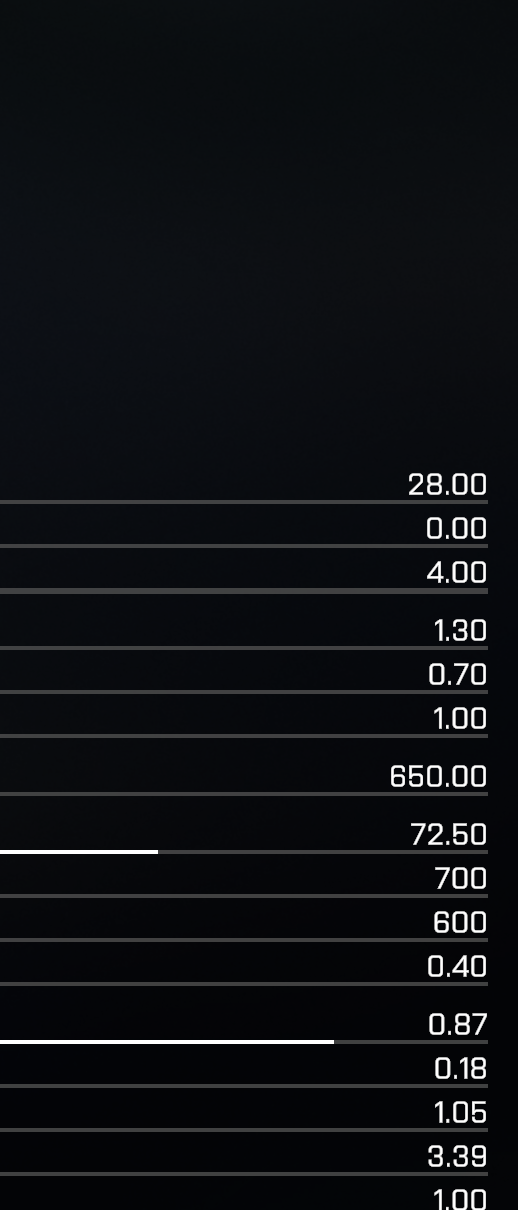
#> input picture tmp/weapon-ocr/ACR-num.png, 518 x 1210 px, given in place of G3-num.png, which was not available
$ python ocr_tmpl.py
#> lines starting #> are read from the running program, lines starting #| are printed output that depends on the picture; pictures that were not available may be replaced by others from this repository, and a replacement may not be noted
# -*- coding: utf-8 -*-
import cv2
import numpy as np
import os
import json

BASE = r"F:\voxel-frontline-battle\tmp\weapon-ocr"
OUT = r"F:\voxel-frontline-battle\tmp\weapon-ocr-ascii"
IDS = [
    "G3", "G36C", "GLOCK18", "GROZA", "HK419",
    "HONEYBADGER", "L86A1", "L96", "M110", "M200",
]
TH = 100
TW, THGT = 16, 24


def load_gray(wid):
    im = cv2.imread(os.path.join(BASE, wid + "-num.png"), cv2.IMREAD_COLOR)
    return cv2.cvtColor(im, cv2.COLOR_BGR2GRAY)


def bands_of(gray, th=80):
    h = gray.shape[0]
    row_has = gray.max(axis=1) > th
    bands = []
    inb = False
    s = 0
    for i, v in enumerate(row_has):
        if v and not inb:
            s = i
            inb = True
        elif not v and inb:
            bands.append((s, i))
            inb = False
    if inb:
        bands.append((s, h))
    return [(a, b) for a, b in bands if b - a >= 10]


def crop_row(gray, y0, y1, th=80):
    h, w = gray.shape
    crop = gray[max(0, y0):min(h, y1), :]
    xs = np.where(crop.max(axis=0) > th)[0]
    if len(xs) == 0:
        return crop
    return crop[:, max(0, int(xs[0]) - 2):min(w, int(xs[-1]) + 3)]


def split_x(crop, th=TH):
    col_has = crop.max(axis=0) > th
    glyphs = []
    inb = False
    s = 0
    for i, v in enumerate(col_has):
        if v and not inb:
            s = i
            inb = True
        elif not v and inb:
            glyphs.append((s, i))
            inb = False
    if inb:
        glyphs.append((s, crop.shape[1]))
    merged = []
    for g in glyphs:
        if merged and g[0] - merged[-1][1] <= 1:
            merged[-1] = (merged[-1][0], g[1])
        else:
            merged.append(g)
    return merged


def trim(g, th=TH):
    ys = np.where(g.max(axis=1) > th)[0]
    xs = np.where(g.max(axis=0) > th)[0]
    if len(ys) == 0 or len(xs) == 0:
        return g
    return g[ys[0]:ys[-1] + 1, xs[0]:xs[-1] + 1]


def maybe_split_wide(g, th=TH):
    """Split a merged two-digit blob on a column-sum valley."""
    g = trim(g, th)
    if g.shape[1] < 22:
        return [g]
    col = (g > th).sum(axis=0).astype(np.float64)
    # ignore margins
    m = 4
    if g.shape[1] <= 2 * m + 3:
        return [g]
    mid = col[m:-m]
    # prefer valley near center
    idx = int(np.argmin(mid)) + m
    if col[idx] <= max(2, col.max() * 0.25) and 6 <= idx <= g.shape[1] - 6:
        left = trim(g[:, :idx], th)
        right = trim(g[:, idx + 1 :], th)
        if left.size and right.size and left.shape[1] >= 4 and right.shape[1] >= 4:
            return [left, right]
    return [g]


def glyphs_in_row(gray, y0, y1):
    crop = crop_row(gray, y0 - 2, y1 + 2)
    boxes = split_x(crop)
    out = []
    for x0, x1 in boxes:
        g = trim(crop[:, x0:x1])
        if g.size == 0:
            continue
        if g.shape[0] <= 8 and g.shape[1] <= 8:
            out.append(g)
            continue
        out.extend(maybe_split_wide(g))
    return out


def norm_glyph(g):
    bw = (g > TH).astype(np.float32)
    return cv2.resize(bw, (TW, THGT), interpolation=cv2.INTER_AREA)


def get_glyph(gray, row_i, glyph_i):
    bs = bands_of(gray)
    y0, y1 = bs[row_i]
    gs = glyphs_in_row(gray, y0, y1)
    return gs[glyph_i]


def main():
    g3 = load_gray("G3")
#> in load_gray, im is the input picture: shape (1210, 518, 3); mean B, G, R 19.4, 16.2, 14.2
    gl = load_gray("GLOCK18")
#> call 2 of load_gray, with wid = 'GLOCK18'
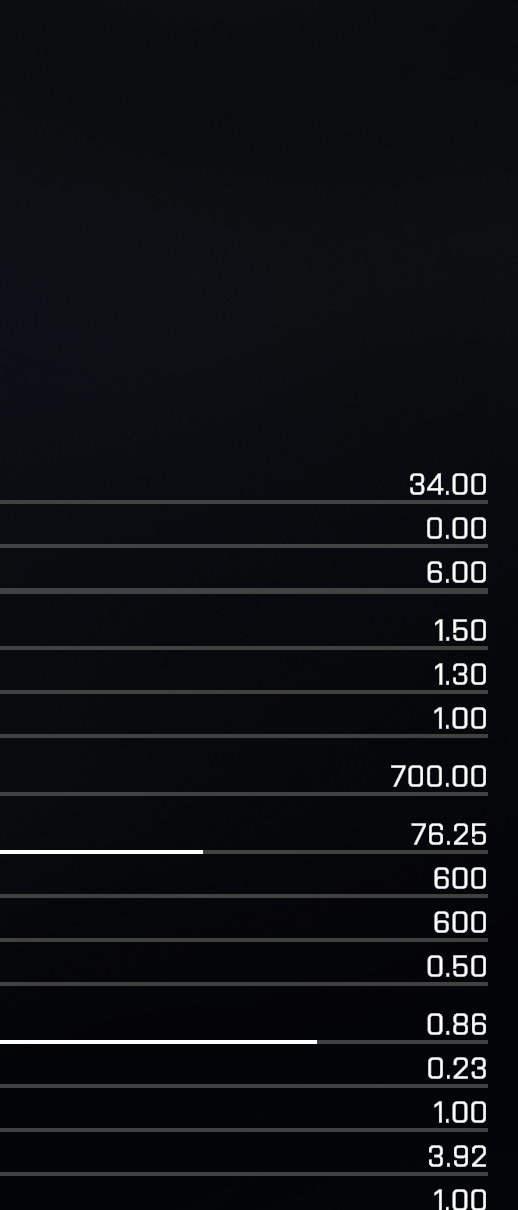
#> input picture tmp/weapon-ocr/AK5C-num.png, 518 x 1210 px, given in place of GLOCK18-num.png, which was not available
#> in load_gray, im is the input picture: shape (1210, 518, 3); mean B, G, R 19.5, 16.2, 14.3
    templates = {
        "0": norm_glyph(get_glyph(g3, 1, 0)),
        "1": norm_glyph(get_glyph(g3, 3, 0)),
        "2": norm_glyph(get_glyph(g3, 4, 2)),
        "3": norm_glyph(get_glyph(g3, 0, 0)),
        "4": norm_glyph(get_glyph(g3, 14, 0)),
        "5": norm_glyph(get_glyph(g3, 8, 0)),
        "6": norm_glyph(get_glyph(g3, 9, 0)),
        "7": norm_glyph(get_glyph(g3, 0, 1)),
        "8": norm_glyph(get_glyph(g3, 2, 0)),
        "9": norm_glyph(get_glyph(gl, 0, 1)),  # 19.00
    }
#> the loop in bands_of, `for i, v in enumerate(row_has):` made 1210 passes
#> inb on passes 474, 496, 518, 540, 562, 584, 620, 642, 664, 686, 708, 730: True, False, True, False, True, False, True, False, True, False, True, False
#> after the loop in bands_of, `for i, v in enumerate(row_has):`: bands = [(473, 495), (517, 539), (561, 583), (619, 641), (663, 685), (707, 729), (765, 787), (823, 845), (850, 854), (867, 889), (911, 933), (955, 977), (1013, 1035), (1040, 1044), (1057, 1079), (1101, 1123), (1145, 1167)]; inb = True; s = 1189
#> in get_glyph, `bs = bands_of(gray)`: bs = [(473, 495), (517, 539), (561, 583), (619, 641), (663, 685), (707, 729), (765, 787), (823, 845), (867, 889), (911, 933), (955, 977), (1013, 1035), (1057, 1079), (1101, 1123), (1145, 1167), (1189, 1210)]
#> in get_glyph, `y0, y1 = bs[row_i]`: y0 = 517; y1 = 539
#> in crop_row, `xs = np.where(crop.max(axis=0) > th)[0]`: xs = 49 values from 427 to 485
#> the loop in split_x, `for i, v in enumerate(col_has):` made 63 passes
#> after the loop in split_x, `for i, v in enumerate(col_has):`: glyphs = [(2, 17), (21, 24), (27, 43), (46, 61)]; inb = False; s = 46
#> the loop in split_x, `for g in glyphs:` made 4 passes
#> after the loop in split_x, `for g in glyphs:`: merged = [(2, 17), (21, 24), (27, 43), (46, 61)]
#> the loop in glyphs_in_row, `for x0, x1 in boxes:` made 4 passes
#> (x0, x1) on passes 1, 3, 4: (2, 17), (27, 43), (46, 61)
#> (x0, x1) on pass 2: (21, 24)
#> after the loop in glyphs_in_row, `for x0, x1 in boxes:`: out = 4 items
#> the loop in bands_of (call 2), `for i, v in enumerate(row_has):` made 1210 passes
#> the loop in split_x (call 2), `for i, v in enumerate(col_has):` made 55 passes
#> the loop in split_x (call 2), `for g in glyphs:` made 4 passes
#> g on passes 1 to 4: (2, 10), (13, 16), (20, 35), (38, 53)
#> the loop in glyphs_in_row (call 2), `for x0, x1 in boxes:` made 4 passes
#> (x0, x1) on passes 1, 3, 4: (2, 10), (20, 35), (38, 53)
#> (x0, x1) on pass 2: (13, 16)
#> in crop_row (call 5), `crop = gray[max(0, y0):min(h, y1), :]`:
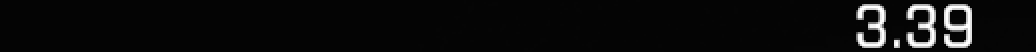
#> crop: shape (26, 518) (shown 2 times larger); min 4, max 255, mean 12.9
#> in crop_row (call 5), `xs = np.where(crop.max(axis=0) > th)[0]`: xs = 47 values from 428 to 485
#> in crop_row (call 6), `crop = gray[max(0, y0):min(h, y1), :]`:
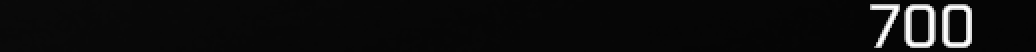
#> crop: shape (26, 518) (shown 2 times larger); min 4, max 255, mean 14.2
#> in crop_row (call 6), `xs = np.where(crop.max(axis=0) > th)[0]`: xs = 46 values from 435 to 485
#> in crop_row (call 6), `return crop[:, max(0, int(xs[0]) - 2):min(w, int(xs[-1]) + 3)]`:
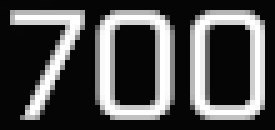
#> returned value: shape (26, 55) (shown 5 times larger); min 5, max 255, mean 77.5
#> in crop_row (call 7), `xs = np.where(crop.max(axis=0) > th)[0]`: xs = 46 values from 434 to 485
#> in crop_row (call 7), `return crop[:, max(0, int(xs[0]) - 2):min(w, int(xs[-1]) + 3)]`:
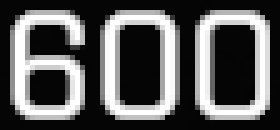
#> returned value: shape (26, 56) (shown 5 times larger); min 4, max 255, mean 89
#> in crop_row (call 9), `return crop[:, max(0, int(xs[0]) - 2):min(w, int(xs[-1]) + 3)]`:
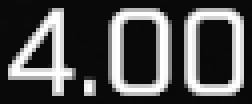
#> returned value: shape (26, 63) (shown 4 times larger); min 8, max 255, mean 78.2
#> in crop_row (call 10), `return crop[:, max(0, int(xs[0]) - 2):min(w, int(xs[-1]) + 3)]`:
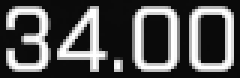
#> returned value: shape (26, 80) (shown 3 times larger); min 9, max 255, mean 81.5

    def classify(g):
        if g.shape[0] <= 8 and g.shape[1] <= 8:
            return ".", 1.0
        if g.shape[1] <= 10 and g.shape[0] > 14:
            # thin -> 1, but 7 is wider
            pass
        ng = norm_glyph(g)
        best, bs = "?", -1
        for k, t in templates.items():
            # cosine similarity
            a = ng.ravel()
            b = t.ravel()
            denom = np.linalg.norm(a) * np.linalg.norm(b)
            sc = float(np.dot(a, b) / denom) if denom else 0
            if sc > bs:
                bs = sc
                best = k
        # aspect override for 1
        if g.shape[1] <= 10 and best in ("1", "7"):
            if g.shape[1] <= 10 and (g > TH)[:, : g.shape[1] // 2].mean() < 0.35:
                best = "1"
        return best, bs

    results = {}
    lines = []
    for wid in IDS:
        gray = load_gray(wid)
        bs = bands_of(gray)
        rows = []
        lines.append("=" * 50 + " " + wid + " n=" + str(len(bs)))
        for i, (y0, y1) in enumerate(bs):
            gs = glyphs_in_row(gray, y0, y1)
            chars = []
            scores = []
            for g in gs:
                c, sc = classify(g)
                chars.append(c)
                scores.append(round(sc, 3))
            raw = "".join(chars)
            rows.append({"i": i, "y": y0, "raw": raw, "chars": chars, "scores": scores, "ws": [int(g.shape[1]) for g in gs]})
            flag = ""
            if any(s < 0.88 for s in scores if s < 1):
                flag = " LOW"
            lines.append("[%d] y=%d %s %s ws=%s sc=%s%s" % (i, y0, raw, chars, [int(g.shape[1]) for g in gs], scores, flag))
#> this loop made 16 passes
        results[wid] = rows

    with open(os.path.join(OUT, "tmpl.txt"), "w", encoding="utf-8") as f:
        f.write("\n".join(lines))
    with open(os.path.join(OUT, "tmpl.json"), "w", encoding="utf-8") as f:
        json.dump(results, f, indent=2)
    print("\n".join(lines))


if __name__ == "__main__":
#> (the run stopped early here; a loop or call above may not have finished)
